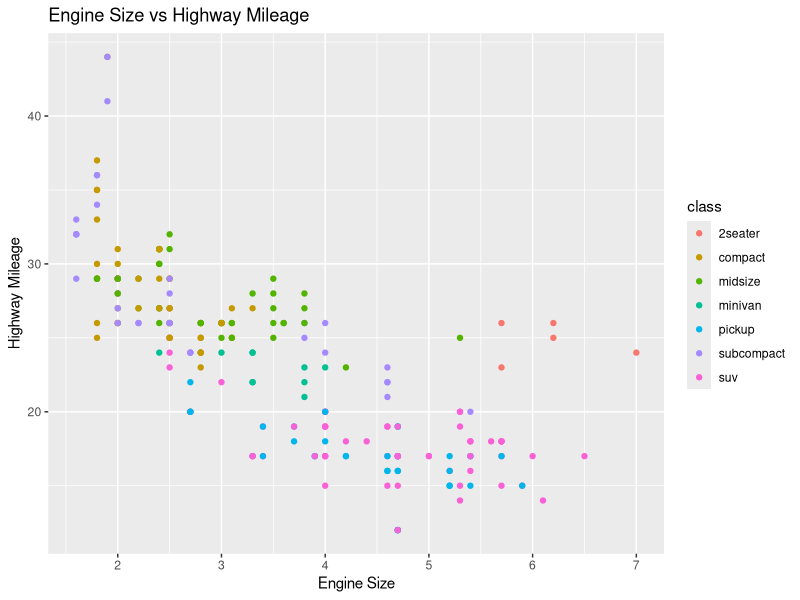
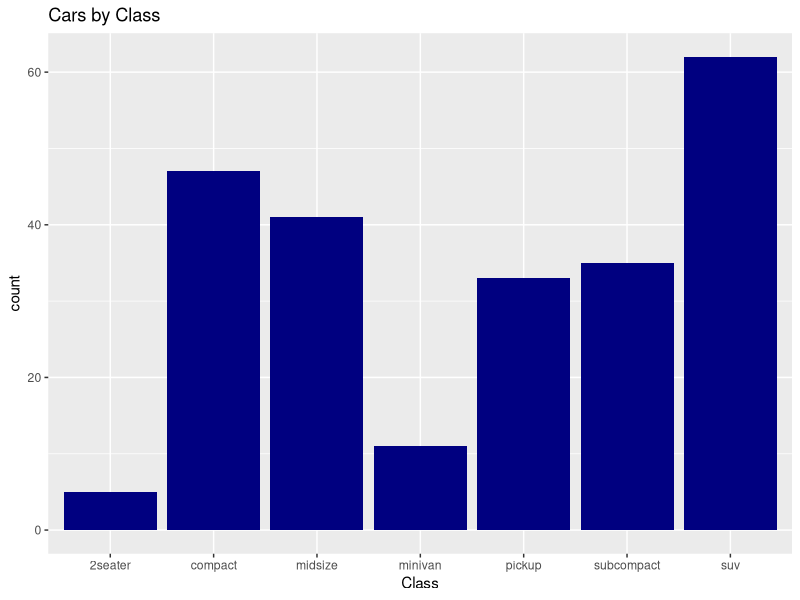
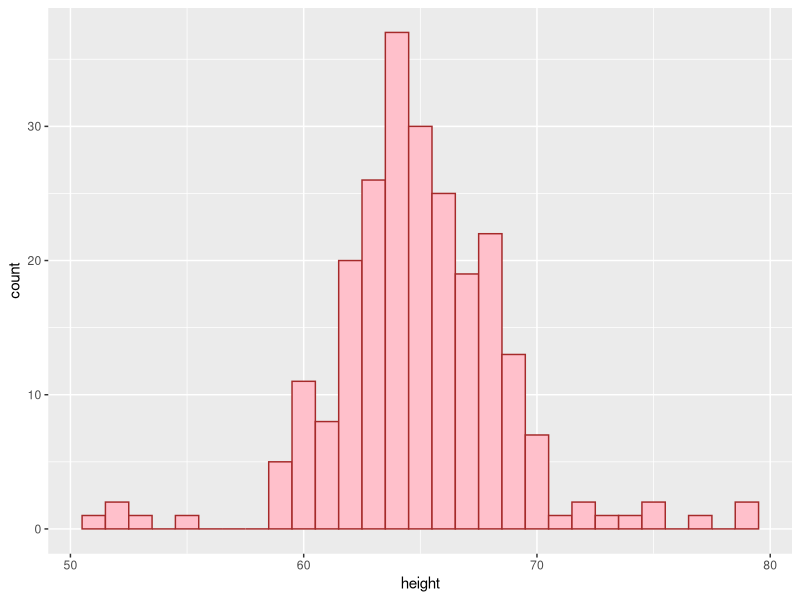
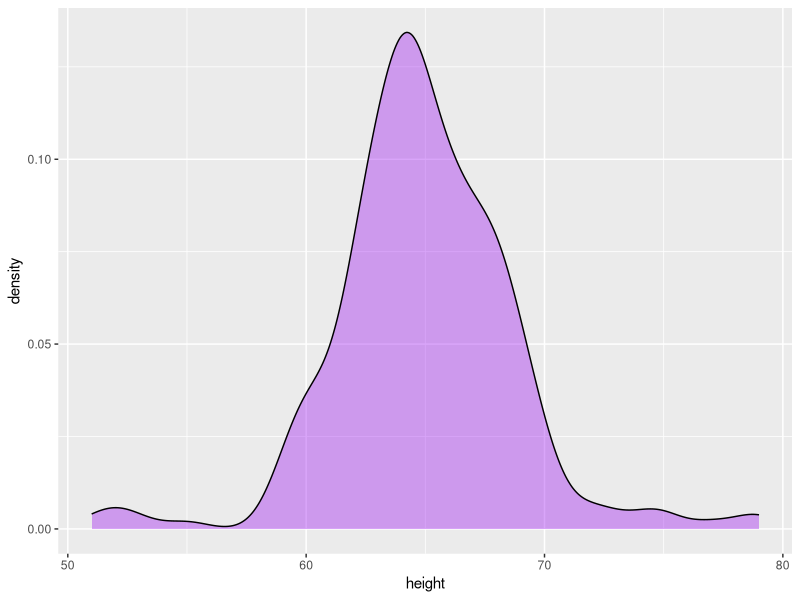
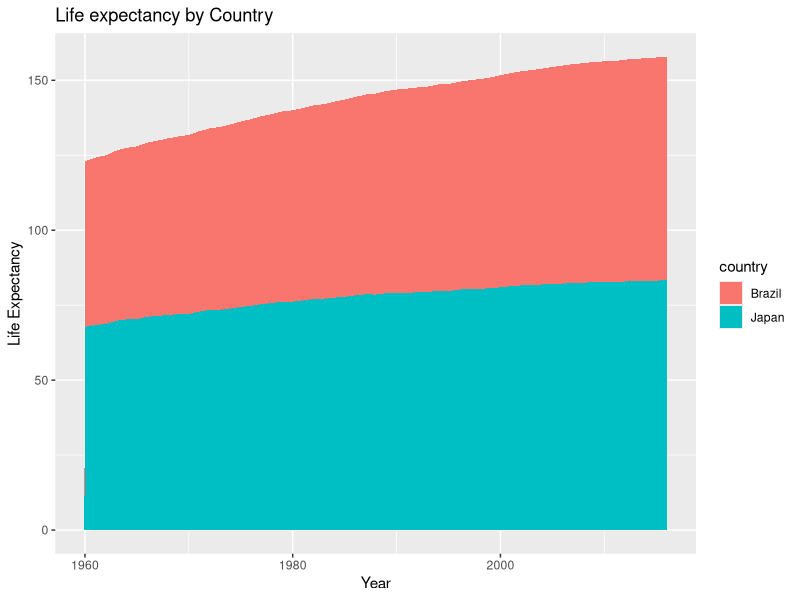
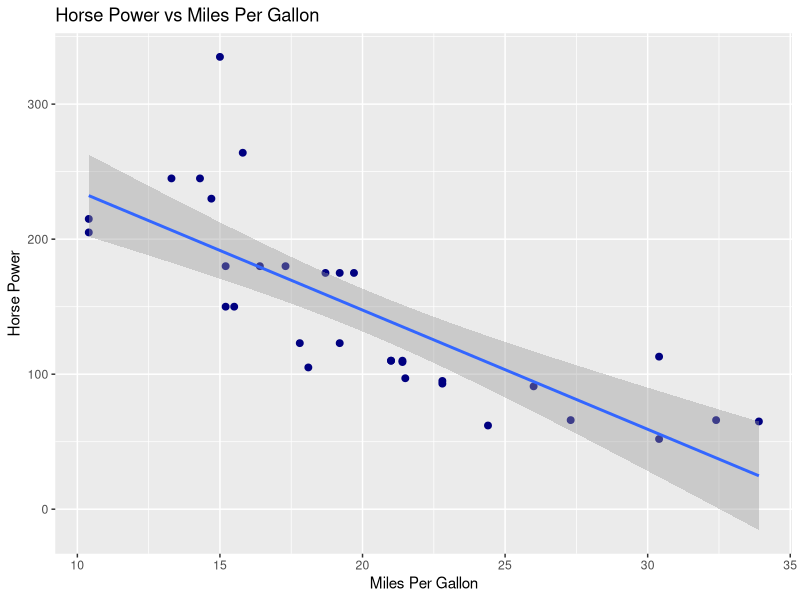

The R script that drew these images, in order:
library(tidyverse)
library(dslabs)
library(ggrepel)

#Ensure mpg is available from ggplot2
data(mpg, package = "ggplot2")
data(gapminder)
data(heights)
data(mtcars)
#theme_set(theme_minimal(base_size = 12)) # for elegant plots

#1) Create a scatterplot of engine size (displ) vs highway mileage (hwy). Map
#class to color. Add a title and axis labels. [2 points]
ggplot(mpg, aes(x = displ,y = hwy, color = class)) +
  geom_point() +
  labs(
    title = "Engine Size vs Highway Mileage",
    x = "Engine Size",
    y = "Highway Mileage",
  )
  

#2) Make a bar chart of count of cars by class. Rotate x-axis labels if needed. [2 points]
ggplot(mpg, aes(x=class)) +
  geom_bar(fill = "Navy blue") +
  labs(
  title = "Cars by Class",
  x = "Class",
  y = "count"
  ) 
  

#3) Use the heights dataset Plot the distribution of female heights: [2points]

#a)Histogram with binwidth = 1 
heights |>
  filter(sex == "Female") |>
  ggplot(aes(x = height)) +
  geom_histogram(binwidth = 1, fill = "pink", col = "brown")

# b) Density plot with geom_density()
heights |>
  filter(sex == "Female") |>
  ggplot(aes(x = height)) +
  geom_density(fill = "purple", alpha = 0.4)


#4) Compare life expectancy trends over time for two countries (Brazil, Japan)
#in the gapminder dataset using ggplot2? [2 points]

gapminder |>
  filter(country %in% c("Brazil", "Japan"), !is.na(life_expectancy)) |>
  ggplot(aes(x = year,y = life_expectancy, fill = country)) +
  geom_area() +
  labs(
    title = "Life expectancy by Country",
    x = "Year",
    y = "Life Expectancy"
  )

#5) Visualize the relationship between horsepower and miles per gallon in the
#mtcars dataset using ggplot2, with a regression line? [2 points]

mtcars |>
  ggplot(aes(x = mpg, y = hp)) +
  geom_point(color = "navyblue", size = 2) + 
  geom_smooth(method = "lm") +
  labs(
    title = "Horse Power vs Miles Per Gallon",
    x = "Miles Per Gallon",
    y = "Horse Power"
  )
